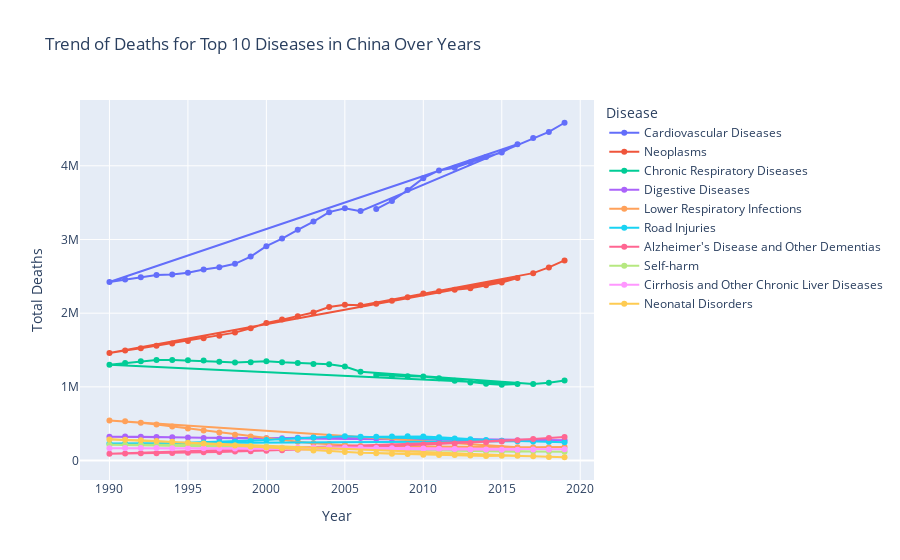
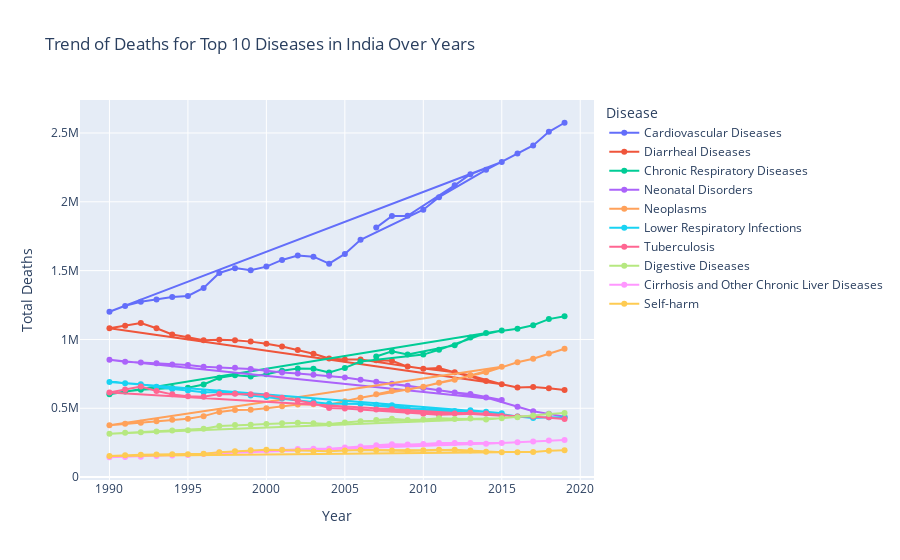

Notebook source saved alongside these figures, in order:
### Markdown cell above
##### *****Death Trends in 5 Most Populated Countries*****

### Code cell
# Step 1: Filter the data for the top 5 populated countries
top_5_countries = ["China", "India", "United States", "Indonesia", "Pakistan"]
filtered_data = df[df['Country/Territory'].isin(top_5_countries)]

# Step 2: Identify the top 5 diseases for each country
top_diseases_dict = {}

for country in top_5_countries:
    country_data = filtered_data[filtered_data['Country/Territory'] == country]
    top_diseases = country_data[cause_of_deaths].sum().nlargest(10).index.tolist()
    top_diseases_dict[country] = top_diseases

# Step 3: Create line charts for each disease over the years
for country in top_5_countries:
    diseases_to_plot = top_diseases_dict[country]

    # Prepare data for line chart
    line_data = filtered_data[filtered_data['Country/Territory'] == country][['Year'] + diseases_to_plot]

    # Reshape data for Plotly
    line_data = line_data.melt(id_vars='Year', value_vars=diseases_to_plot,
                                var_name='Disease', value_name='Total_Deaths')

    # Create line chart
    fig = px.line(line_data, x='Year', y='Total_Deaths', color='Disease',
                  title=f'Trend of Deaths for Top 10 Diseases in {country} Over Years',
                  labels={'Total_Deaths': 'Total Deaths', 'Year': 'Year'},
                  markers=True)  # Add markers for clarity

    # Show the plot
    fig.show()

### Figure 1 — Plotly figure (JSON) as saved in the notebook; plotly's stock layout.template omitted (floating-point values rounded to 4 significant figures)
{"data": [{"hovertemplate": "Disease=Cardiovascular Diseases<br>Year=%{x}<br>Total Deaths=%{y}<extra></extra>", "legendgroup": "Cardiovascular Diseases", "line": {"color": "#636efa", "dash": "solid"}, "marker": {"symbol": "circle"}, "mode": "markers+lines", "name": "Cardiovascular Diseases", "orientation": "v", "showlegend": true, "type": "scatter", "x": [2007, 2008, 2009, 2010, 2011, 2012, 2013, 2014, 2015, 2016, 1990, 1991, 1992, 1993, 1994, 1995, 1996, 1997, 1998, 1999, 2000, 2001, 2002, 2003, 2004, 2005, 2006, 2017, 2018, 2019], "xaxis": "x", "y": [3413237, 3523450, 3669964, 3831636, 3937801, 3973790, 4049045, 4120839, 4180060, 4292981, 2423990, 2456185, 2488556, 2519098, 2524877, 2548615, 2592143, 2623371, 2669846, 2767588, 2908756, 3012156, 3131151, 3244006, 3371112, 3424698, 3385035, 4378469, 4459245, 4584273], "yaxis": "y"}, {"hovertemplate": "Disease=Neoplasms<br>Year=%{x}<br>Total Deaths=%{y}<extra></extra>", "legendgroup": "Neoplasms", "line": {"color": "#EF553B", "dash": "solid"}, "marker": {"symbol": "circle"}, "mode": "markers+lines", "name": "Neoplasms", "orientation": "v", "showlegend": true, "type": "scatter", "x": [2007, 2008, 2009, 2010, 2011, 2012, 2013, 2014, 2015, 2016, 1990, 1991, 1992, 1993, 1994, 1995, 1996, 1997, 1998, 1999, 2000, 2001, 2002, 2003, 2004, 2005, 2006, 2017, 2018, 2019], "xaxis": "x", "y": [2126460, 2168067, 2214787, 2265802, 2296328, 2318471, 2337453, 2378155, 2414868, 2477718, 1458904, 1494929, 1523458, 1559122, 1588344, 1622611, 1660499, 1693219, 1736175, 1794956, 1867021, 1912694, 1956916, 2010015, 2082868, 2113440, 2106086, 2543288, 2621322, 2716551], "yaxis": "y"}, {"hovertemplate": "Disease=Chronic Respiratory Diseases<br>Year=%{x}<br>Total Deaths=%{y}<extra></extra>", "legendgroup": "Chronic Respiratory Diseases", "line": {"color": "#00cc96", "dash": "solid"}, "marker": {"symbol": "circle"}, "mode": "markers+lines", "name": "Chronic Respiratory Diseases", "orientation": "v", "showlegend": true, "type": "scatter", "x": [2007, 2008, 2009, 2010, 2011, 2012, 2013, 2014, 2015, 2016, 1990, 1991, 1992, 1993, 1994, 1995, 1996, 1997, 1998, 1999, 2000, 2001, 2002, 2003, 2004, 2005, 2006, 2017, 2018, 2019], "xaxis": "x", "y": [1161612, 1149016, 1145608, 1139700, 1115828, 1083590, 1058374, 1042132, 1029418, 1039047, 1301224, 1324798, 1347922, 1364268, 1366039, 1360352, 1357793, 1342027, 1329613, 1335801, 1347045, 1332957, 1323164, 1310929, 1308091, 1275501, 1204710, 1040384, 1054610, 1085273], "yaxis": "y"}, {"hovertemplate": "Disease=Digestive Diseases<br>Year=%{x}<br>Total Deaths=%{y}<extra></extra>", "legendgroup": "Digestive Diseases", "line": {"color": "#ab63fa", "dash": "solid"}, "marker": {"symbol": "circle"}, "mode": "markers+lines", "name": "Digestive Diseases", "orientation": "v", "showlegend": true, "type": "scatter", "x": [2007, 2008, 2009, 2010, 2011, 2012, 2013, 2014, 2015, 2016, 1990, 1991, 1992, 1993, 1994, 1995, 1996, 1997, 1998, 1999, 2000, 2001, 2002, 2003, 2004, 2005, 2006, 2017, 2018, 2019], "xaxis": "x", "y": [297567, 292928, 288756, 285663, 281834, 277791, 273718, 271449, 270036, 271648, 322746, 325511, 323758, 320315, 315647, 311593, 306420, 300603, 297422, 298457, 302427, 304363, 308400, 312770, 318172, 314833, 305990, 273724, 273223, 277142], "yaxis": "y"}, {"hovertemplate": "Disease=Lower Respiratory Infections<br>Year=%{x}<br>Total Deaths=%{y}<extra></extra>", "legendgroup": "Lower Respiratory Infections", "line": {"color": "#FFA15A", "dash": "solid"}, "marker": {"symbol": "circle"}, "mode": "markers+lines", "name": "Lower Respiratory Infections", "orientation": "v", "showlegend": true, "type": "scatter", "x": [2007, 2008, 2009, 2010, 2011, 2012, 2013, 2014, 2015, 2016, 1990, 1991, 1992, 1993, 1994, 1995, 1996, 1997, 1998, 1999, 2000, 2001, 2002, 2003, 2004, 2005, 2006, 2017, 2018, 2019], "xaxis": "x", "y": [190310, 187559, 186990, 186499, 184317, 181048, 178100, 175785, 175523, 179477, 543901, 533064, 514519, 489064, 462841, 435497, 408263, 379570, 351531, 326425, 303378, 278187, 255470, 236188, 224538, 212944, 199008, 179595, 180964, 185264], "yaxis": "y"}, {"hovertemplate": "Disease=Road Injuries<br>Year=%{x}<br>Total Deaths=%{y}<extra></extra>", "legendgroup": "Road Injuries", "line": {"color": "#19d3f3", "dash": "solid"}, "marker": {"symbol": "circle"}, "mode": "markers+lines", "name": "Road Injuries", "orientation": "v", "showlegend": true, "type": "scatter", "x": [2007, 2008, 2009, 2010, 2011, 2012, 2013, 2014, 2015, 2016, 1990, 1991, 1992, 1993, 1994, 1995, 1996, 1997, 1998, 1999, 2000, 2001, 2002, 2003, 2004, 2005, 2006, 2017, 2018, 2019], "xaxis": "x", "y": [324159, 327299, 329237, 327545, 315824, 300970, 288937, 279949, 268987, 262951, 230499, 226876, 226374, 227370, 233459, 240786, 244790, 248806, 255467, 264540, 279743, 291418, 301638, 312967, 326303, 328533, 324080, 257068, 253799, 250025], "yaxis": "y"}, {"hovertemplate": "Disease=Alzheimer's Disease and Other Dementias<br>Year=%{x}<br>Total Deaths=%{y}<extra></extra>", "legendgroup": "Alzheimer's Disease and Other Dementias", "line": {"color": "#FF6692", "dash": "solid"}, "marker": {"symbol": "circle"}, "mode": "markers+lines", "name": "Alzheimer's Disease and Other Dementias", "orientation": "v", "showlegend": true, "type": "scatter", "x": [2007, 2008, 2009, 2010, 2011, 2012, 2013, 2014, 2015, 2016, 1990, 1991, 1992, 1993, 1994, 1995, 1996, 1997, 1998, 1999, 2000, 2001, 2002, 2003, 2004, 2005, 2006, 2017, 2018, 2019], "xaxis": "x", "y": [187358, 197380, 208139, 218436, 225852, 232656, 239240, 249056, 259217, 275481, 93316, 95470, 98135, 100822, 103621, 106958, 111481, 116489, 121766, 127660, 134438, 141288, 148675, 156132, 163879, 170967, 178510, 291962, 306747, 320715], "yaxis": "y"}, {"hovertemplate": "Disease=Self-harm<br>Year=%{x}<br>Total Deaths=%{y}<extra></extra>", "legendgroup": "Self-harm", "line": {"color": "#B6E880", "dash": "solid"}, "marker": {"symbol": "circle"}, "mode": "markers+lines", "name": "Self-harm", "orientation": "v", "showlegend": true, "type": "scatter", "x": [2007, 2008, 2009, 2010, 2011, 2012, 2013, 2014, 2015, 2016, 1990, 1991, 1992, 1993, 1994, 1995, 1996, 1997, 1998, 1999, 2000, 2001, 2002, 2003, 2004, 2005, 2006, 2017, 2018, 2019], "xaxis": "x", "y": [159417, 154710, 150572, 146044, 139061, 131641, 126196, 123006, 120453, 121045, 214743, 216274, 215462, 213364, 218792, 220357, 213924, 207895, 205755, 198900, 189269, 172785, 164169, 171193, 178314, 174712, 166258, 121412, 121610, 121217], "yaxis": "y"}, {"hovertemplate": "Disease=Cirrhosis and Other Chronic Liver Diseases<br>Year=%{x}<br>Total Deaths=%{y}<extra></extra>", "legendgroup": "Cirrhosis and Other Chronic Liver Diseases", "line": {"color": "#FF97FF", "dash": "solid"}, "marker": {"symbol": "circle"}, "mode": "markers+lines", "name": "Cirrhosis and Other Chronic Liver Diseases", "orientation": "v", "showlegend": true, "type": "scatter", "x": [2007, 2008, 2009, 2010, 2011, 2012, 2013, 2014, 2015, 2016, 1990, 1991, 1992, 1993, 1994, 1995, 1996, 1997, 1998, 1999, 2000, 2001, 2002, 2003, 2004, 2005, 2006, 2017, 2018, 2019], "xaxis": "x", "y": [170433, 167955, 164921, 162119, 158710, 155219, 151718, 149653, 148056, 148104, 167671, 169742, 169544, 169199, 167640, 166990, 165875, 164192, 163959, 165625, 168580, 170622, 173440, 175987, 179149, 177980, 174290, 149472, 149792, 152262], "yaxis": "y"}, {"hovertemplate": "Disease=Neonatal Disorders<br>Year=%{x}<br>Total Deaths=%{y}<extra></extra>", "legendgroup": "Neonatal Disorders", "line": {"color": "#FECB52", "dash": "solid"}, "marker": {"symbol": "circle"}, "mode": "markers+lines", "name": "Neonatal Disorders", "orientation": "v", "showlegend": true, "type": "scatter", "x": [2007, 2008, 2009, 2010, 2011, 2012, 2013, 2014, 2015, 2016, 1990, 1991, 1992, 1993, 1994, 1995, 1996, 1997, 1998, 1999, 2000, 2001, 2002, 2003, 2004, 2005, 2006, 2017, 2018, 2019], "xaxis": "x", "y": [99540, 93539, 87453, 79733, 75901, 74505, 68958, 63241, 66013, 66904, 285888, 283263, 275249, 266041, 255090, 242244, 230108, 216548, 203385, 189902, 177316, 163780, 150219, 136597, 126027, 116266, 107583, 57484, 49939, 44950], "yaxis": "y"}], "layout": {"legend": {"title": {"text": "Disease"}, "tracegroupgap": 0}, "title": {"text": "Trend of Deaths for Top 10 Diseases in China Over Years"}, "xaxis": {"anchor": "y", "domain": [0, 1], "title": {"text": "Year"}}, "yaxis": {"anchor": "x", "domain": [0, 1], "title": {"text": "Total Deaths"}}}}

### Figure 2 — Plotly figure (JSON) as saved in the notebook; plotly's stock layout.template omitted (floating-point values rounded to 4 significant figures)
{"data": [{"hovertemplate": "Disease=Cardiovascular Diseases<br>Year=%{x}<br>Total Deaths=%{y}<extra></extra>", "legendgroup": "Cardiovascular Diseases", "line": {"color": "#636efa", "dash": "solid"}, "marker": {"symbol": "circle"}, "mode": "markers+lines", "name": "Cardiovascular Diseases", "orientation": "v", "showlegend": true, "type": "scatter", "x": [2007, 2008, 2009, 2012, 2013, 2015, 1990, 1991, 1992, 1993, 1994, 1995, 1996, 1997, 1998, 1999, 2000, 2001, 2002, 2003, 2004, 2005, 2006, 2010, 2011, 2014, 2016, 2017, 2018, 2019], "xaxis": "x", "y": [1812605, 1897232, 1898640, 2119847, 2200623, 2289079, 1201775, 1243951, 1273738, 1289988, 1307746, 1316260, 1374290, 1483173, 1518213, 1502751, 1529224, 1577661, 1610122, 1601208, 1550655, 1621446, 1723531, 1942316, 2033996, 2232102, 2350151, 2409773, 2508204, 2574410], "yaxis": "y"}, {"hovertemplate": "Disease=Diarrheal Diseases<br>Year=%{x}<br>Total Deaths=%{y}<extra></extra>", "legendgroup": "Diarrheal Diseases", "line": {"color": "#EF553B", "dash": "solid"}, "marker": {"symbol": "circle"}, "mode": "markers+lines", "name": "Diarrheal Diseases", "orientation": "v", "showlegend": true, "type": "scatter", "x": [2007, 2008, 2009, 2012, 2013, 2015, 1990, 1991, 1992, 1993, 1994, 1995, 1996, 1997, 1998, 1999, 2000, 2001, 2002, 2003, 2004, 2005, 2006, 2010, 2011, 2014, 2016, 2017, 2018, 2019], "xaxis": "x", "y": [849219, 845116, 802659, 761001, 738243, 674059, 1081098, 1100375, 1119477, 1081215, 1036372, 1015476, 994967, 997437, 994597, 984335, 969230, 948163, 923203, 896411, 862040, 854406, 853721, 787963, 791919, 697780, 650963, 654727, 645030, 632345], "yaxis": "y"}, {"hovertemplate": "Disease=Chronic Respiratory Diseases<br>Year=%{x}<br>Total Deaths=%{y}<extra></extra>", "legendgroup": "Chronic Respiratory Diseases", "line": {"color": "#00cc96", "dash": "solid"}, "marker": {"symbol": "circle"}, "mode": "markers+lines", "name": "Chronic Respiratory Diseases", "orientation": "v", "showlegend": true, "type": "scatter", "x": [2007, 2008, 2009, 2012, 2013, 2015, 1990, 1991, 1992, 1993, 1994, 1995, 1996, 1997, 1998, 1999, 2000, 2001, 2002, 2003, 2004, 2005, 2006, 2010, 2011, 2014, 2016, 2017, 2018, 2019], "xaxis": "x", "y": [875894, 913387, 890411, 958036, 1013921, 1065412, 601995, 621913, 635103, 642943, 648031, 650000, 672752, 721528, 740139, 731638, 746714, 773353, 789003, 786436, 759948, 793382, 839788, 890151, 925689, 1047340, 1078119, 1103683, 1147884, 1168381], "yaxis": "y"}, {"hovertemplate": "Disease=Neonatal Disorders<br>Year=%{x}<br>Total Deaths=%{y}<extra></extra>", "legendgroup": "Neonatal Disorders", "line": {"color": "#ab63fa", "dash": "solid"}, "marker": {"symbol": "circle"}, "mode": "markers+lines", "name": "Neonatal Disorders", "orientation": "v", "showlegend": true, "type": "scatter", "x": [2007, 2008, 2009, 2012, 2013, 2015, 1990, 1991, 1992, 1993, 1994, 1995, 1996, 1997, 1998, 1999, 2000, 2001, 2002, 2003, 2004, 2005, 2006, 2010, 2011, 2014, 2016, 2017, 2018, 2019], "xaxis": "x", "y": [692363, 679052, 663701, 614052, 604279, 559843, 852761, 837776, 832447, 826406, 818668, 813767, 802117, 797154, 794254, 784542, 772490, 759127, 752624, 744301, 735923, 723771, 707019, 647679, 630475, 578836, 510525, 478137, 459477, 438004], "yaxis": "y"}, {"hovertemplate": "Disease=Neoplasms<br>Year=%{x}<br>Total Deaths=%{y}<extra></extra>", "legendgroup": "Neoplasms", "line": {"color": "#FFA15A", "dash": "solid"}, "marker": {"symbol": "circle"}, "mode": "markers+lines", "name": "Neoplasms", "orientation": "v", "showlegend": true, "type": "scatter", "x": [2007, 2008, 2009, 2012, 2013, 2015, 1990, 1991, 1992, 1993, 1994, 1995, 1996, 1997, 1998, 1999, 2000, 2001, 2002, 2003, 2004, 2005, 2006, 2010, 2011, 2014, 2016, 2017, 2018, 2019], "xaxis": "x", "y": [601219, 625818, 634222, 707505, 739345, 801613, 376687, 387105, 395789, 406002, 417586, 423498, 442878, 473691, 486666, 489035, 499674, 515066, 526889, 529603, 525969, 551872, 576557, 657124, 684892, 760977, 833843, 860385, 898606, 932587], "yaxis": "y"}, {"hovertemplate": "Disease=Lower Respiratory Infections<br>Year=%{x}<br>Total Deaths=%{y}<extra></extra>", "legendgroup": "Lower Respiratory Infections", "line": {"color": "#19d3f3", "dash": "solid"}, "marker": {"symbol": "circle"}, "mode": "markers+lines", "name": "Lower Respiratory Infections", "orientation": "v", "showlegend": true, "type": "scatter", "x": [2007, 2008, 2009, 2012, 2013, 2015, 1990, 1991, 1992, 1993, 1994, 1995, 1996, 1997, 1998, 1999, 2000, 2001, 2002, 2003, 2004, 2005, 2006, 2010, 2011, 2014, 2016, 2017, 2018, 2019], "xaxis": "x", "y": [525259, 521542, 500924, 480048, 485209, 463048, 690913, 682280, 675001, 656565, 639401, 628936, 617082, 616778, 608792, 592896, 581632, 571124, 560445, 546887, 532874, 533475, 530760, 485952, 480265, 474853, 439965, 428527, 434310, 433661], "yaxis": "y"}, {"hovertemplate": "Disease=Tuberculosis<br>Year=%{x}<br>Total Deaths=%{y}<extra></extra>", "legendgroup": "Tuberculosis", "line": {"color": "#FF6692", "dash": "solid"}, "marker": {"symbol": "circle"}, "mode": "markers+lines", "name": "Tuberculosis", "orientation": "v", "showlegend": true, "type": "scatter", "x": [2007, 2008, 2009, 2012, 2013, 2015, 1990, 1991, 1992, 1993, 1994, 1995, 1996, 1997, 1998, 1999, 2000, 2001, 2002, 2003, 2004, 2005, 2006, 2010, 2011, 2014, 2016, 2017, 2018, 2019], "xaxis": "x", "y": [490850, 492343, 474490, 461592, 466722, 445845, 613999, 637316, 657515, 625704, 601109, 587389, 584539, 603896, 605183, 602670, 595682, 577245, 556462, 533984, 501808, 498909, 491758, 459913, 453408, 462649, 440225, 440926, 434157, 422634], "yaxis": "y"}, {"hovertemplate": "Disease=Digestive Diseases<br>Year=%{x}<br>Total Deaths=%{y}<extra></extra>", "legendgroup": "Digestive Diseases", "line": {"color": "#B6E880", "dash": "solid"}, "marker": {"symbol": "circle"}, "mode": "markers+lines", "name": "Digestive Diseases", "orientation": "v", "showlegend": true, "type": "scatter", "x": [2007, 2008, 2009, 2012, 2013, 2015, 1990, 1991, 1992, 1993, 1994, 1995, 1996, 1997, 1998, 1999, 2000, 2001, 2002, 2003, 2004, 2005, 2006, 2010, 2011, 2014, 2016, 2017, 2018, 2019], "xaxis": "x", "y": [415019, 424444, 415534, 422871, 425083, 427616, 315248, 321460, 325680, 332205, 338463, 340719, 350722, 370746, 377646, 380189, 385059, 392047, 394853, 391704, 385071, 397227, 406408, 419021, 426844, 418284, 434870, 446772, 457661, 464914], "yaxis": "y"}, {"hovertemplate": "Disease=Cirrhosis and Other Chronic Liver Diseases<br>Year=%{x}<br>Total Deaths=%{y}<extra></extra>", "legendgroup": "Cirrhosis and Other Chronic Liver Diseases", "line": {"color": "#FF97FF", "dash": "solid"}, "marker": {"symbol": "circle"}, "mode": "markers+lines", "name": "Cirrhosis and Other Chronic Liver Diseases", "orientation": "v", "showlegend": true, "type": "scatter", "x": [2007, 2008, 2009, 2012, 2013, 2015, 1990, 1991, 1992, 1993, 1994, 1995, 1996, 1997, 1998, 1999, 2000, 2001, 2002, 2003, 2004, 2005, 2006, 2010, 2011, 2014, 2016, 2017, 2018, 2019], "xaxis": "x", "y": [230556, 238390, 236152, 247920, 246916, 247930, 144247, 146547, 147875, 152524, 157804, 160463, 167233, 178190, 183316, 186860, 191793, 198315, 203489, 205656, 206188, 215875, 222996, 240822, 247592, 241427, 253011, 259348, 265438, 270037], "yaxis": "y"}, {"hovertemplate": "Disease=Self-harm<br>Year=%{x}<br>Total Deaths=%{y}<extra></extra>", "legendgroup": "Self-harm", "line": {"color": "#FECB52", "dash": "solid"}, "marker": {"symbol": "circle"}, "mode": "markers+lines", "name": "Self-harm", "orientation": "v", "showlegend": true, "type": "scatter", "x": [2007, 2008, 2009, 2012, 2013, 2015, 1990, 1991, 1992, 1993, 1994, 1995, 1996, 1997, 1998, 1999, 2000, 2001, 2002, 2003, 2004, 2005, 2006, 2010, 2011, 2014, 2016, 2017, 2018, 2019], "xaxis": "x", "y": [195456, 194152, 190547, 198142, 192867, 180206, 154133, 159309, 163032, 164001, 165973, 166439, 170096, 181356, 188455, 195957, 198344, 196731, 193855, 187799, 188096, 193890, 197521, 194573, 198645, 183993, 180170, 182499, 191822, 195336], "yaxis": "y"}], "layout": {"legend": {"title": {"text": "Disease"}, "tracegroupgap": 0}, "title": {"text": "Trend of Deaths for Top 10 Diseases in India Over Years"}, "xaxis": {"anchor": "y", "domain": [0, 1], "title": {"text": "Year"}}, "yaxis": {"anchor": "x", "domain": [0, 1], "title": {"text": "Total Deaths"}}}}
